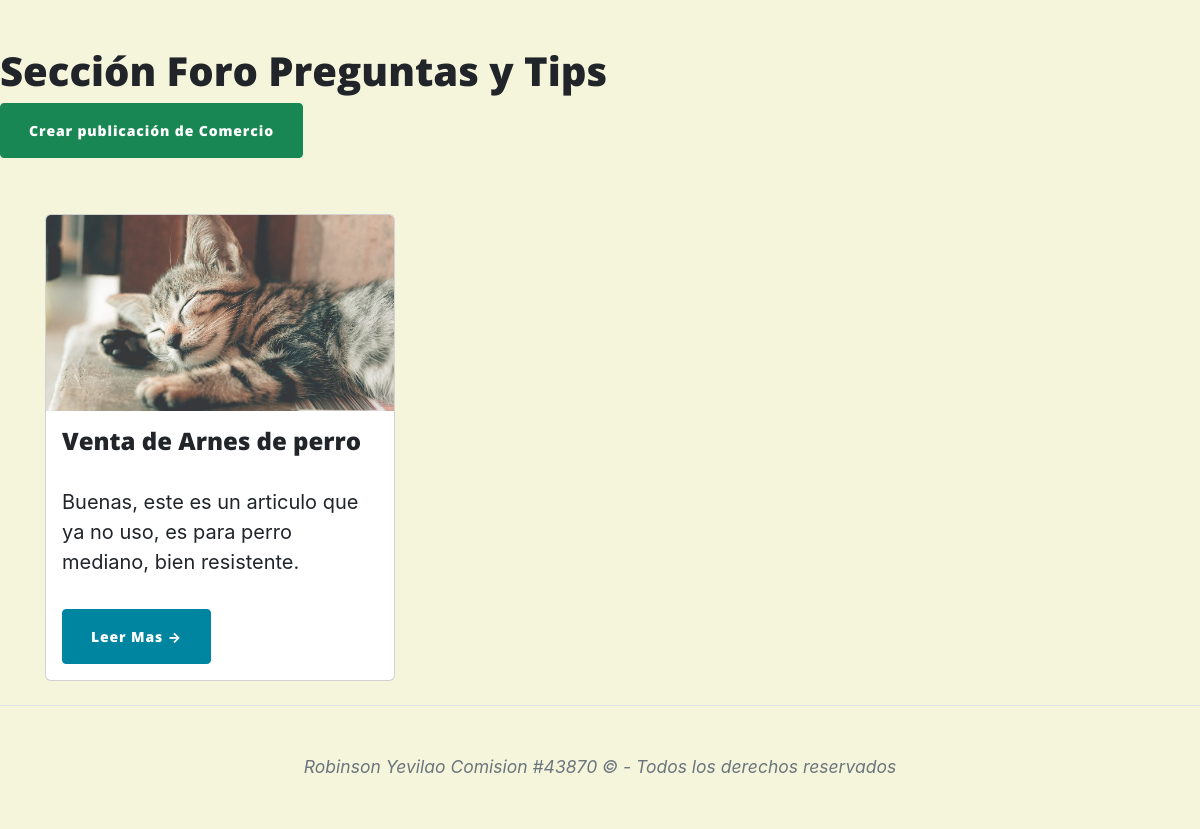
Before: /AppComunidad/contenidohome/ (signed in, lower part) with the older database file.
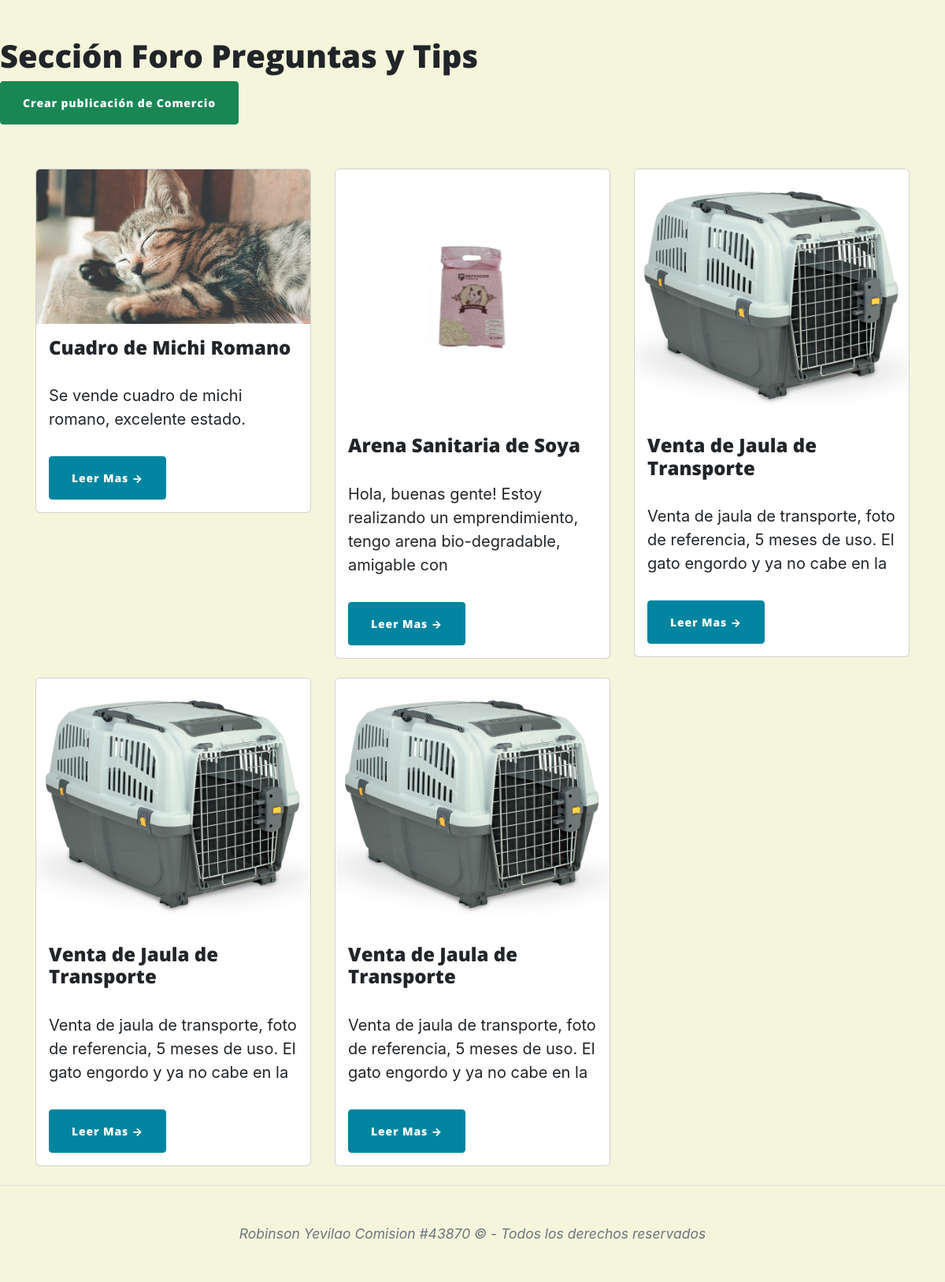
After: the same page with the newer database file.
### AppComunidad/models.py (models this page shows, shortened)
class Comunidad(models.Model):
    titulo= models.CharField(max_length=50)
    contenido=models.TextField()
    imagen=models.ImageField()
    fecha_creacion=models.DateField(auto_now=True)
    precio = models.CharField(max_length=10)
    autor=models.ForeignKey(User, on_delete=models.CASCADE)

### AppComunidad/views.py (the view)
# urls.py: path('contenidohome/', contenidoHome, name="contenidohome"),
@login_required
def contenidoHome(request):
    avatar=obtenerAvatar(request)
    publicaciones = Comunidad.objects.all()
    success_messages = messages.get_messages(request)
    return render(request, "AppComunidad/contenidohome.html", {'publicaciones':publicaciones, 'avatar':obtenerAvatar(request)})

### AppLogin/views.py (called while the page is built)
def obtenerAvatar(request):
    avatares=Avatar.objects.filter(user=request.user.id)
    if len(avatares)!=0:
        return avatares[0].imagen.url
    else:
        return "/media/avatars/avatarpordefecto.png"

### AppComunidad/Templates/AppComunidad/contenidohome.html (shortened to what this page needs)
{% extends "AppComunidad/padrecomunidad.html" %} {% load static %} {% block titulo %} Contenido Publicado {% endblock %} {% block contenido_comunidad %}
<h1>Sección Foro Preguntas y Tips</h1>
<h3><a href="{% url 'crearblog' %}" class="btn btn-success"> Crear publicación de Comercio</a></h3>
<div class="container mt-5">
    <div class="row">
        {% for publicacion in publicaciones %}
        <div class="col-md-4">
            <div class="card mb-4">
                <a href="{% url 'contenido' comunidad_id=publicacion.id %}">
                    <img class="card-img-top max-width-100 max-height-100" src="{{ publicacion.imagen.url }}" alt="{{ publicacion.titulo }}" style="max-width: 376px; max-height: 320px;" />
                </a>
                <div class="card-body">
                    <h2 class="card-title h4">{{ publicacion.titulo }}</h2>
                    <p class="card-text">{{ publicacion.contenido|slice:":100" }}</p>
                    <a class="btn btn-primary" href="{% url 'contenido' comunidad_id=publicacion.id %}">Leer Mas →</a>
                </div>
            </div>
        </div>
        {% endfor %}
    </div>
</div>
{% endblock %}

Changed rows visible on the page:
removed Comunidad: imagen (picture), titulo "Venta de Arnes de perro", contenido "Buenas, este es un articulo que ya no uso, es para perro mediano, bien resistente."
added Comunidad: imagen (picture), titulo "Cuadro de Michi Romano", contenido "Se vende cuadro de michi romano, excelente estado."
added Comunidad: imagen (picture), titulo "Arena Sanitaria de Soya", contenido "Hola, buenas gente! Estoy realizando un emprendimiento, tengo arena bio-degradable, amigable con"
added Comunidad: imagen (picture), titulo "Venta de Jaula de Transporte", contenido "Venta de jaula de transporte, foto de referencia, 5 meses de uso. El gato engordo y ya no cabe en la"
added Comunidad: imagen (picture), titulo "Venta de Jaula de Transporte", contenido "Venta de jaula de transporte, foto de referencia, 5 meses de uso. El gato engordo y ya no cabe en la"
added Comunidad: imagen (picture), titulo "Venta de Jaula de Transporte", contenido "Venta de jaula de transporte, foto de referencia, 5 meses de uso. El gato engordo y ya no cabe en la"
